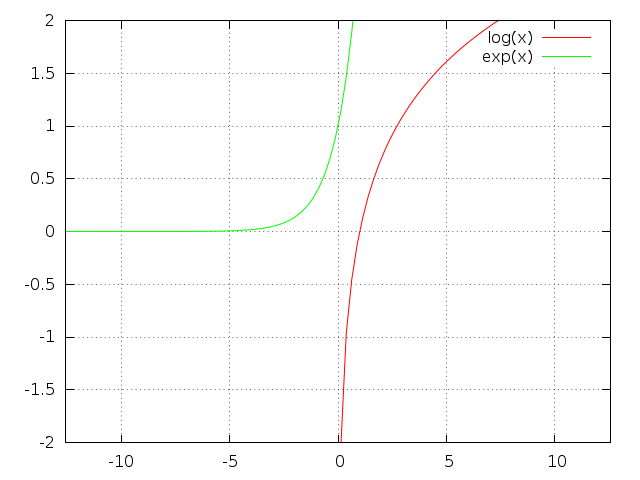

Recreate this plot in gnuplot.
png_filename = "fx_log_x.png"
load "lib_common.plt"
set xrange [-pi*4:pi*4]
set yrange [-2:2]
plot log(x), exp(x)
